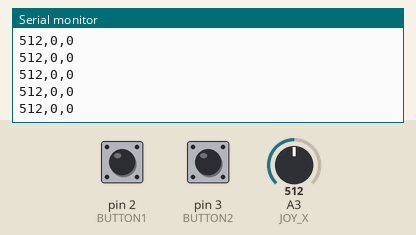
This sketch was run on a simulated Arduino Uno, built with avr-gcc and run on an emulated ATmega328P. Shown: the last lines printed to the serial monitor. Inputs (shaded band) come from the test bench; at power-on: A3 (JOY_X) = 512, pin 2 (BUTTON1) HIGH, pin 3 (BUTTON2) HIGH.

Above: at 1.2 s.
1.3 s: A3 (JOY_X) set to 716
At 1.33 s:
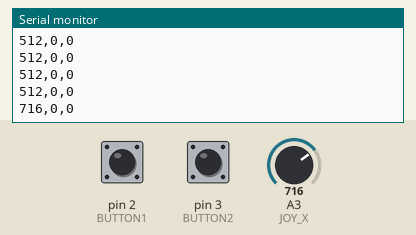
2.8 s: A3 (JOY_X) set to 1023
At 2.85 s:
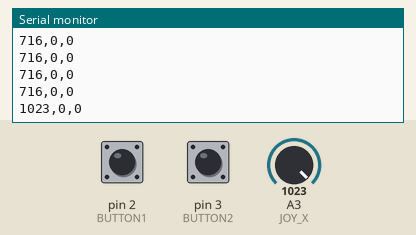
5.8 s: pin 2 (BUTTON1) pulled LOW for 0.15 s
At 5.83 s:
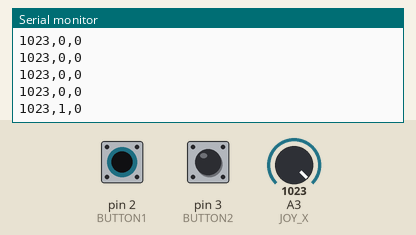
7.4 s: pin 3 (BUTTON2) pulled LOW for 0.15 s
At 7.45 s:
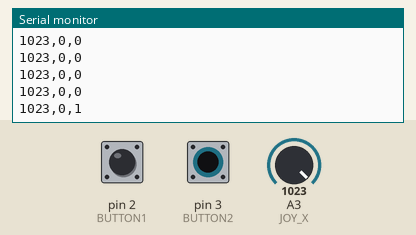
Timing chart, 0 to 10.4 s (numbered marks = the images above; inputs shaded):
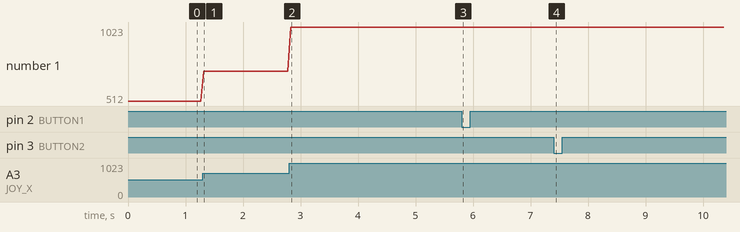

Measured:
- after the input at 1.3 s, the serial monitor: prints a new line at once (image 1)
- after the input at 2.8 s, the serial monitor: prints a new line at once (image 2)
- after the input at 5.8 s, the serial monitor: prints a new line at once (image 3)
- after the input at 7.4 s, the serial monitor: prints a new line at once (image 4)
- plotted number 1: 512 → 716 after the input at 1.3 s, 716 → 1023 after the input at 2.8 s

The sketch:

arduino_input.ino
```cpp
const int JOY_X = A3;    // X축 핀
const int BUTTON1 = 2;   // 버튼1 핀
const int BUTTON2 = 3;   // 버튼2 핀

void setup() {
  Serial.begin(9600);
  pinMode(BUTTON1, INPUT_PULLUP);
  pinMode(BUTTON2, INPUT_PULLUP);
}

void loop() {
  int xValue = analogRead(JOY_X);
  int button1State = !digitalRead(BUTTON1);  // 버튼 눌림 = 1
  int button2State = !digitalRead(BUTTON2);

  String data = String(xValue) + "," +
                String(button1State) + "," +
                String(button2State);

  Serial.println(data);
  delay(50);  // 통신 안정성을 위한 딜레이
}
```
